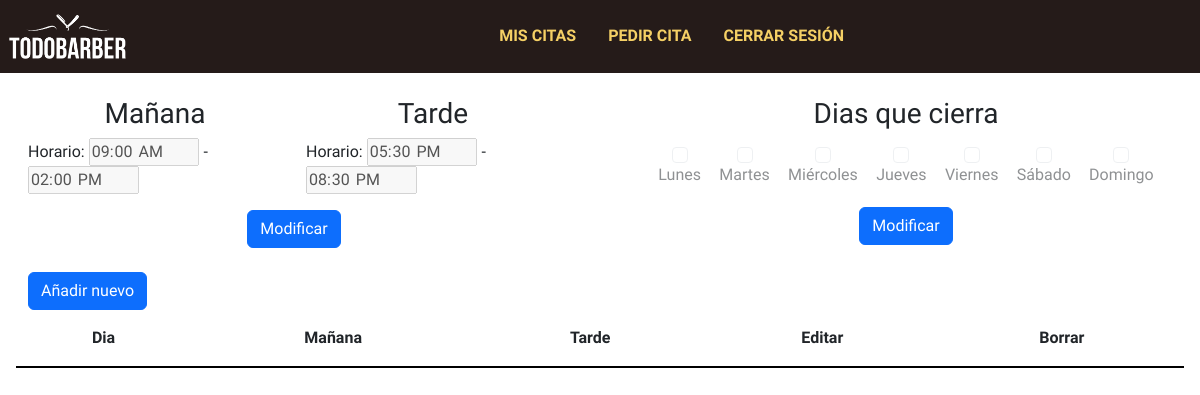
The app's page /php/horario.php (signed in), older data.
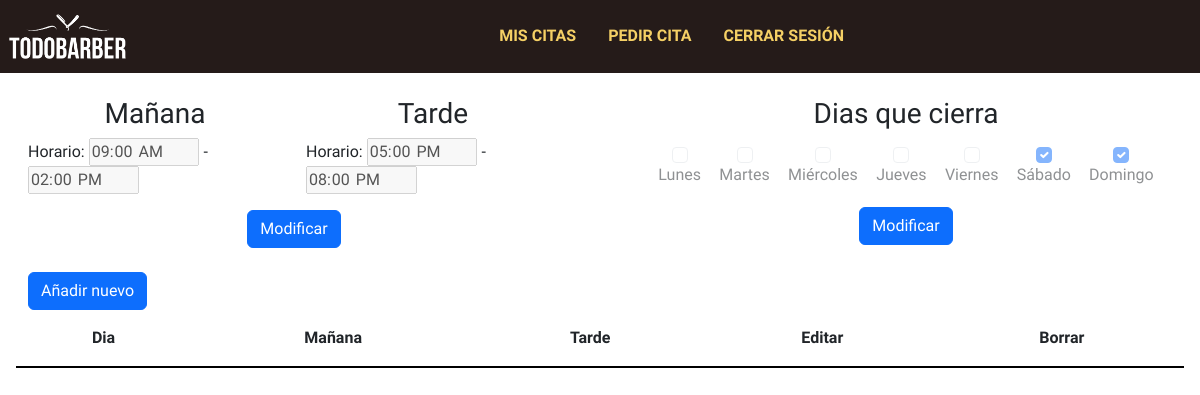
The same page, newer data.
### tables this page shows
CREATE TABLE `horario` (
  `id` bigint(20) NOT NULL,
  `m_apertura` time DEFAULT NULL,
  `m_cierre` time DEFAULT NULL,
  `t_apertura` time DEFAULT NULL,
  `t_cierre` time DEFAULT NULL,
  `dia` date DEFAULT NULL
);

### php/horario.php (the view, shortened to what the changed rows need)
<?php
    $conexion=createConnection();
?>
<!DOCTYPE html>
<html lang="en">
<head>
    <link href="https://cdn.jsdelivr.net/npm/bootstrap@5.3.0-alpha3/dist/css/bootstrap.min.css" rel="stylesheet">
    <link rel="stylesheet" href="../estilos.css">
</head>
<body>
    <div class='row'>
        <section class="container-fluid px-sm-3 px-0 mt-4 row col-6 mx-auto">
            <form action="" method="post" class="col-12 mx-auto row">
                <div class="col d-flex flex-column align-items-center">
                    <div>
                        <?php
                            $consulta=$conexion->query("select * from horario");
                            $lista=$consulta->fetch_array(MYSQLI_NUM);
                            echo"
                                <span>Horario:</span>
                                <input type='time' name='m_apertura' disabled value='$lista[1]'>
                                <span>-</span>
                                <input type='time' name='m_cierre' disabled value='$lista[2]'>
                                ";
                        ?>
                    </div>
                </div>
                <div class="col d-flex flex-column align-items-center">
                    <div>
                        <?php
                            echo"
                                <span>Horario:</span>
                                <input type='time' name='t_apertura' disabled value='$lista[3]'>
                                <span>-</span>
                                <input type='time' name='t_cierre' disabled value='$lista[4]'>
                            ";
                        ?>
                    </div>
                </div>
            </form>
        </section>
        <section class="container-fluid px-sm-3 px-0 mt-4 row col-6 mx-auto">
            <form action="" method="post" class="col-12 mx-auto row">
                <div class="col d-flex align-items-center justify-content-evenly">
                    <?php
                            $consulta=$conexion->query("select dia from descanso");
                            $check=[];
                            while($fila=$consulta->fetch_array(MYSQLI_ASSOC)){
                                $check[]=$fila['dia'];
                            }
                            echo" <div class='form-check d-flex flex-column align-items-center p-0'>
                                    <input class='form-check-input mx-auto' disabled ".(in_array(1,$check) ? "checked":"")." type='checkbox' name='descanso[]' value='1' id='lunes'>
                                </div>
                                    <input class='form-check-input mx-auto' disabled ".(in_array(2,$check) ? "checked":"")." type='checkbox' name='descanso[]' value='2' id='martes'>
                                    <input class='form-check-input mx-auto' disabled ".(in_array(3,$check) ? "checked":"")." type='checkbox' name='descanso[]' value='3' id='miercoles'>
                                    <input class='form-check-input mx-auto' disabled ".(in_array(4,$check) ? "checked":"")." type='checkbox' name='descanso[]' value='4' id='jueves'>
                                    <input class='form-check-input mx-auto' disabled ".(in_array(5,$check) ? "checked":"")." type='checkbox' name='descanso[]' value='5' id='viernes'>
                                <div class='form-check d-flex flex-column align-items-center p-0'>
                                    <input class='form-check-input mx-auto' disabled ".(in_array(6,$check) ? "checked":"")." type='checkbox' name='descanso[]' value='6' id='sabado'>
                                    <label class='form-check-label' for='sabado'>Sábado</label>
                                </div>
                                <div class='form-check d-flex flex-column align-items-center p-0'>
                                    <input class='form-check-input mx-auto' disabled ".(in_array(0,$check) ? "checked":"")." type='checkbox' name='descanso[]' value='0' id='domingo'>
                                    <label class='form-check-label' for='domingo'>Domingo</label>
                                </div>";
                    ?>
                </div>
            </form>
        </section>
    </div>
    <section class="container-fluid px-sm-3 px-0 mt-4 row mx-auto">
        <table>
            <thead>
                <tr>
                    <th>Dia</th>
                    <th>Mañana</th>
                    <th>Tarde</th>
                    <th>Editar</th>
                    <th>Borrar</th>
                </tr>
            </thead>
        </table>
    </section>
</body>
</html>

Row changes from the older to the newer data that the page shows:
changed horario: t_apertura "17:30:00" → "17:00:00"; t_cierre "20:30:00" → "20:00:00"
Text that changed along with them:
form field value: "☐" → "☑"
